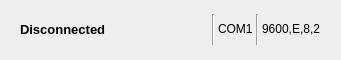
<?xml version="1.0" encoding="UTF-8"?>
<ui version="4.0">
 <class>Form</class>
 <widget class="QWidget" name="Form">
  <property name="geometry">
   <rect>
    <x>0</x>
    <y>0</y>
    <width>341</width>
    <height>60</height>
   </rect>
  </property>
  <property name="windowTitle">
   <string>Form</string>
  </property>
  <layout class="QVBoxLayout" name="verticalLayout">
   <item>
    <widget class="QFrame" name="gb_connection">
     <property name="sizePolicy">
      <sizepolicy hsizetype="Preferred" vsizetype="Fixed">
       <horstretch>0</horstretch>
       <verstretch>0</verstretch>
      </sizepolicy>
     </property>
     <property name="maximumSize">
      <size>
       <width>16777215</width>
       <height>100</height>
      </size>
     </property>
     <layout class="QHBoxLayout" name="horizontalLayout">
      <property name="spacing">
       <number>3</number>
      </property>
      <property name="leftMargin">
       <number>9</number>
      </property>
      <property name="topMargin">
       <number>3</number>
      </property>
      <property name="rightMargin">
       <number>9</number>
      </property>
      <property name="bottomMargin">
       <number>4</number>
      </property>
      <item>
       <widget class="QLabel" name="l_connectionStatus">
        <property name="text">
         <string>&lt;html&gt;&lt;head/&gt;&lt;body&gt;&lt;p&gt;&lt;span style=&quot; font-size:10pt; font-weight:600;&quot;&gt;Disconnected&lt;/span&gt;&lt;/p&gt;&lt;/body&gt;&lt;/html&gt;</string>
        </property>
       </widget>
      </item>
      <item>
       <spacer name="horizontalSpacer">
        <property name="orientation">
         <enum>Qt::Horizontal</enum>
        </property>
        <property name="sizeHint" stdset="0">
         <size>
          <width>40</width>
          <height>20</height>
         </size>
        </property>
       </spacer>
      </item>
      <item>
       <widget class="Line" name="line">
        <property name="sizePolicy">
         <sizepolicy hsizetype="Fixed" vsizetype="Minimum">
          <horstretch>0</horstretch>
          <verstretch>0</verstretch>
         </sizepolicy>
        </property>
        <property name="orientation">
         <enum>Qt::Vertical</enum>
        </property>
       </widget>
      </item>
      <item>
       <widget class="QLabel" name="l_portName">
        <property name="text">
         <string>&lt;html&gt;&lt;head/&gt;&lt;body&gt;&lt;p&gt;COM1&lt;/p&gt;&lt;/body&gt;&lt;/html&gt;</string>
        </property>
       </widget>
      </item>
      <item>
       <widget class="Line" name="line_2">
        <property name="orientation">
         <enum>Qt::Vertical</enum>
        </property>
       </widget>
      </item>
      <item>
       <widget class="QLabel" name="l_portParameters">
        <property name="text">
         <string>&lt;html&gt;&lt;head/&gt;&lt;body&gt;&lt;p&gt;9600,E,8,2&lt;/p&gt;&lt;/body&gt;&lt;/html&gt;</string>
        </property>
       </widget>
      </item>
     </layout>
    </widget>
   </item>
  </layout>
 </widget>
 <resources/>
 <connections/>
</ui>
